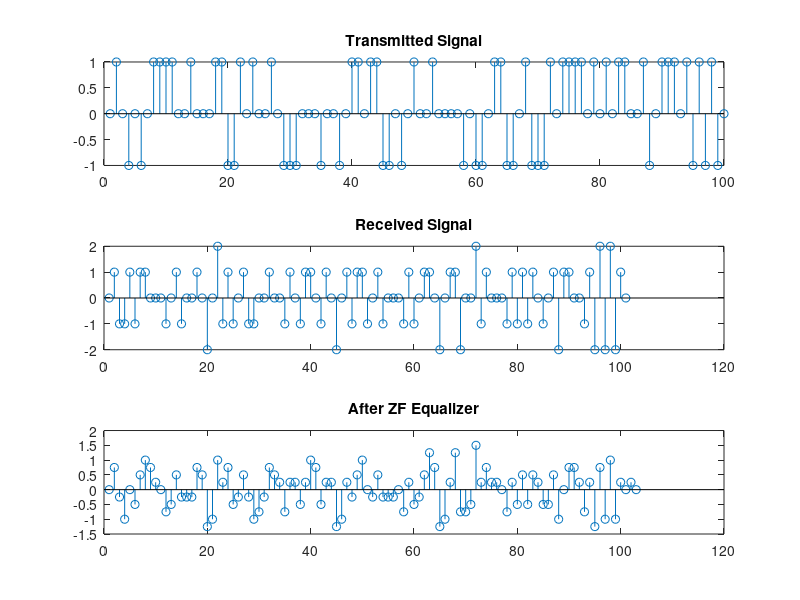
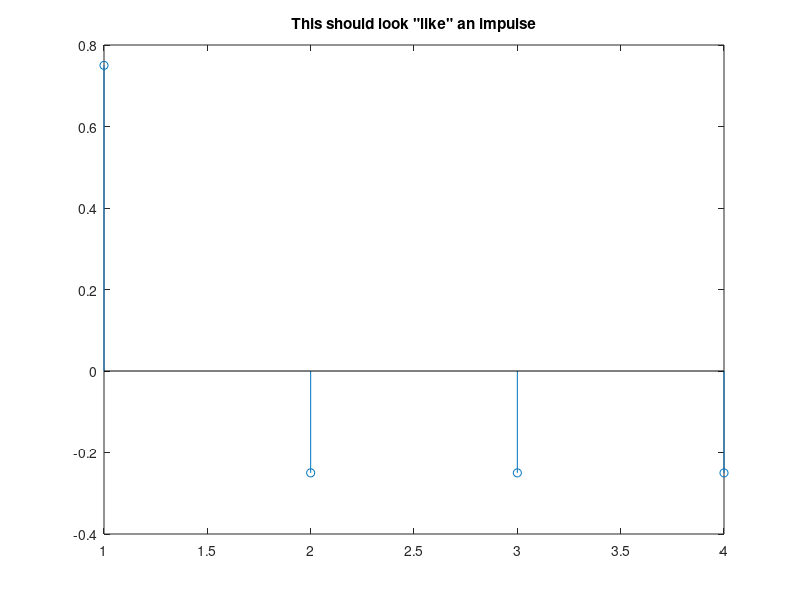
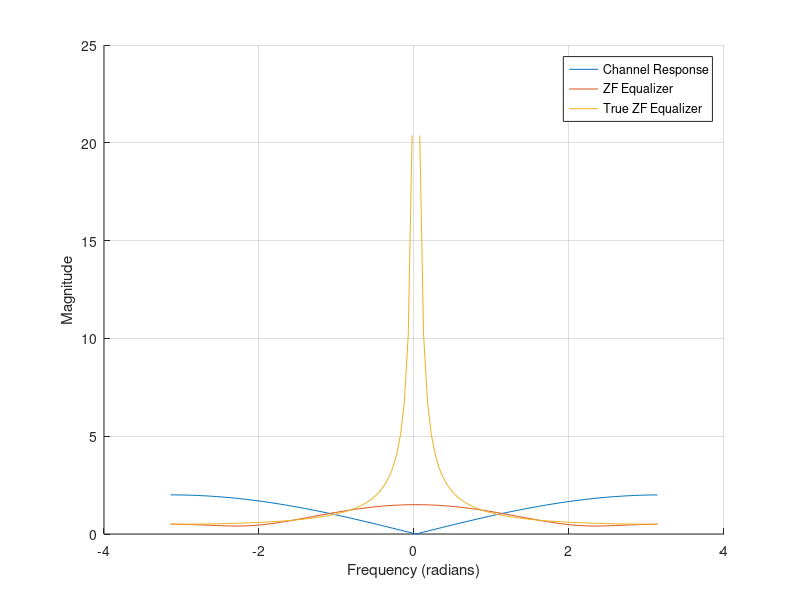

These charts were generated, in order, by the following MATLAB code:
% https://dsp.stackexchange.com/questions/66094/sinr-is-3-tap-zero-forcing-filter

clear, clc, close all;

L = 3; % equalizer length
h = [1; -1]; % channel impulse response
x = randsrc(100, 1, [1, 0, -1; 0.3, 0.4, 0.3]);

H = convmtx(h, L);
Hp = pinv(H);

d = zeros(size(Hp, 2), 1);
d(1) = 1;

f = Hp*d;

y = conv(h, x); % received signal
z = conv(f, y); % signal after ZF equalizer

figure
subplot(3, 1, 1)
stem(x)
title('Transmitted Signal')
subplot(3, 1, 2)
stem(y)
title('Received Signal')
subplot(3, 1, 3)
stem(z)
title('After ZF Equalizer')

figure
stem(conv(h, f))
title('This should look "like" an impulse')

nfft = 128;
H = fftshift(fft(h, nfft));
F = fftshift(fft(f, nfft));
w = linspace(-pi, pi, nfft);

figure
hold on
grid on
plot(w, abs(H))
plot(w, abs(F))
plot(w, abs(1./H))
xlabel('Frequency (radians)')
ylabel('Magnitude')
legend('Channel Response', 'ZF Equalizer', 'True ZF Equalizer')